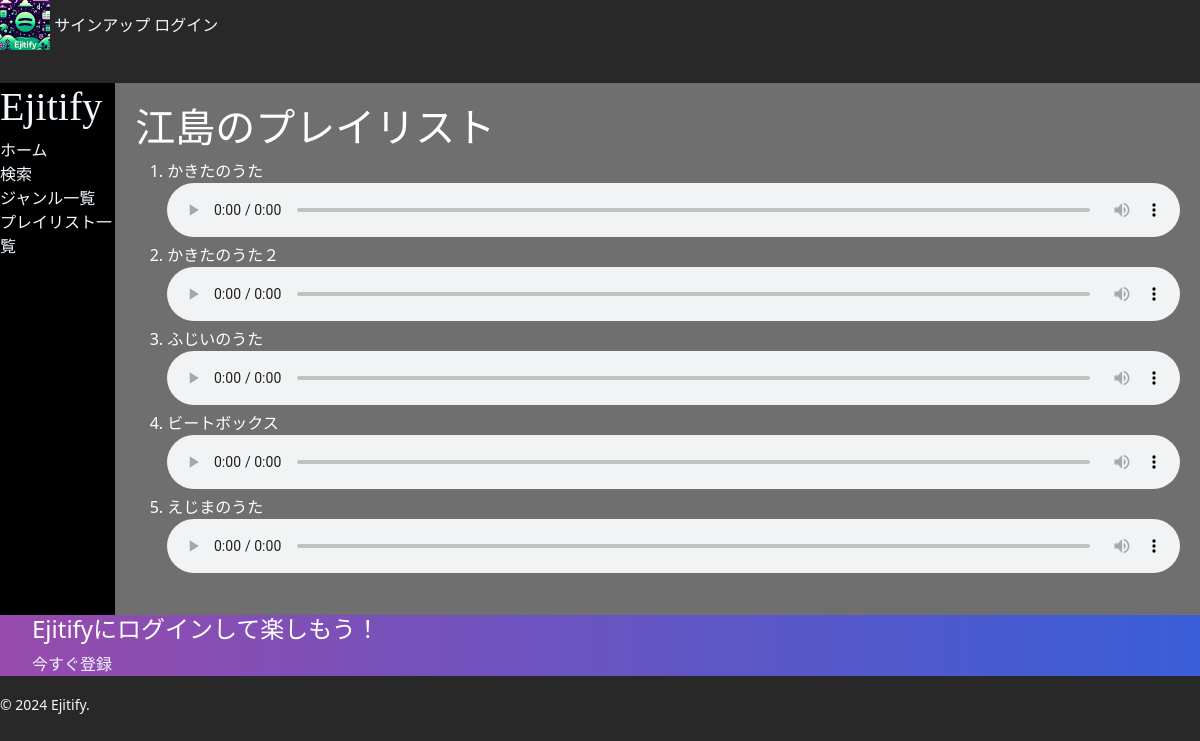
The page /playlist/15 on the database its author committed.
### Ejitify/models.py (models this page shows, shortened)
class Playlist(models.Model):
    user = models.ForeignKey(settings.AUTH_USER_MODEL, on_delete=models.CASCADE)
    name = models.CharField(max_length=100)
    songs = models.ManyToManyField(Song)
    created_at = models.DateTimeField(auto_now_add=True)

class Song(models.Model):
        artist = models.ForeignKey(
            PhotoArtist,
            verbose_name='アーティスト',
            on_delete=models.CASCADE,
            related_name='songs'
        )
        song_title = models.CharField(
            verbose_name='曲のタイトル',
            max_length=200
        )
        file = models.FileField(
            verbose_name='曲のファイル',
            upload_to='songs'
        )

### Ejitify/views.py (the view)
# urls.py: path('playlist/<int:pk>', views.PlaylistDetailView.as_view(), name='playlist_detail'),
class PlaylistDetailView(DetailView):
    model = Playlist
    template_name = 'playlist_detail.html'
    context_object_name = 'playlist'

### Ejitify/templates/playlist_detail.html (shortened to what this page needs)
{% extends "base.html" %}
{% load static %}
{% block content %}
<div class="playdetail" style="background-color:  rgb(112, 111, 111); padding: 20px; width: 100%;">
    <h1 style="color: white;">{{ playlist.name }}</h1>
    <ol>
        {% for song in playlist.songs.all %}
        <li style="color: white;">
            {{ song.song_title }}
            <br>
            <audio controls style="width: 100%;">
                <source src="{{ song.file.url }}" type="audio/mpeg">
            </audio>
        </li>
        {% endfor %}
    </ol>
</div>
</article>
{% endblock %}

### static/style.css (style rules this page uses)
body { background-color: rgb(40, 40, 40); }

### rows shown on the page
Playlist: name "江島のプレイリスト"
Song: song_title "かきたのうた"
Song: song_title "かきたのうた２"
Song: song_title "ふじいのうた"
Song: song_title "ビートボックス"
Song: song_title "えじまのうた"
